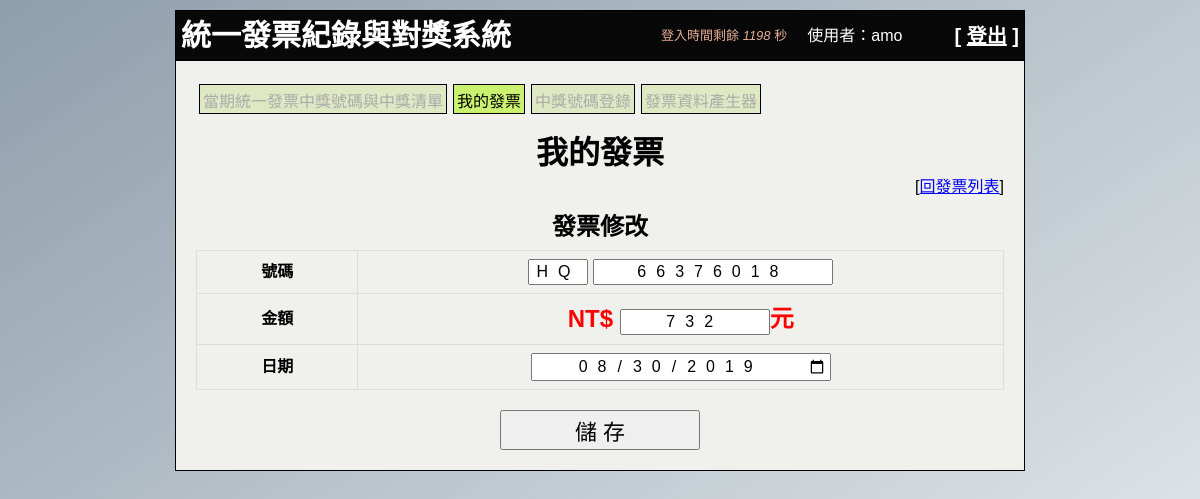
Screenshot of /myinvoice_edit.php?upk=270 (signed in) with the database file from the repository.
### tables this page shows
CREATE TABLE `user_invoice` (
  `pk` int(10) UNSIGNED NOT NULL,
  `user_data_pk` int(11) NOT NULL,
  `first_id` varchar(2) NOT NULL,
  `last_num` varchar(8) NOT NULL,
  `invoice_price` int(11) NOT NULL,
  `invoice_date` date NOT NULL,
  `credit_time` timestamp NOT NULL DEFAULT current_timestamp(),
  `modify_time` timestamp NOT NULL DEFAULT current_timestamp()
);

### include/_common.php (called while the page is built, shortened)
<?php
    function fun_testinput($datatestinput) {
        if (!empty($datatestinput)) {
            $datatestinput = trim($datatestinput);
            $datatestinput = stripslashes($datatestinput);
            $datatestinput = htmlspecialchars($datatestinput);
        } else {
            $datatestinput='';
        }
        return $datatestinput;
    }
?>

### myinvoice_edit.php (the view, shortened to what this page needs)
<?php
include_once 'include/_common.php';
if ($_SERVER["REQUEST_METHOD"] == "GET" && !empty($_GET["upk"])) {
  $upk = fun_testinput($_GET["upk"]);
  $sql="select * from user_invoice where user_data_pk = '". $_SESSION['userpk'] ."' and pk ='". $upk ."'";
  $data=$pdo->query($sql)->fetch(PDO::FETCH_ASSOC);
  if (!empty($data)) {
    $first_id=$data['first_id'];
    $last_num=$data['last_num'];
    $invoice_price=$data['invoice_price'];
    $invoice_date=$data['invoice_date'];
  }
}else{
  fun_alertmsg ('無此發票!!','myinvoice.php');
  exit;
}
?>
<!DOCTYPE html>
<html lang="zh-Hant-TW">
<head>
  <link rel="stylesheet" href="./css/style.css">
</head>
<body>
  <?php include_once 'include/_header.php';?>
  <div class="main">
    <div class="menu">
      <ul>
        <li class="b"><a href="main.php">當期統一發票中獎號碼與中獎清單</a></li>
        <li class="a">我的發票</li>
        <li class="b"><a href="winnum.php">中獎號碼登錄</a></li>
        <li class="b"><a href="invoice_autoproduce.php">發票資料產生器</a></li>
      </ul>
    </div>
    <div class="cont">
      <h1>我的發票</h1>
      <div class="backarea">[<a href="myinvoice.php">回發票列表</a>]</div>
      <h2>發票修改</h2>
      <form action="myinvoice_edit_api.php" method="post" onsubmit="return chk_myinvoice(this);">
      <table class="table-bordered">
         <tr>
          <th >號碼</th>
          <td ><input type="text" class="txt_first_id" id="first_id" name="first_id" maxlength="2" value="<?php echo $first_id?>"> <input type="text" class="txt_last_num" id="last_num" name="last_num" maxlength="8" value="<?php echo $last_num?>"></td>
         </tr>
         <tr>
          <th >金額</th>
          <td class="number">NT$ <input type="text" class="txt_invoice_price" id="invoice_price" name="invoice_price" maxlength="5" value="<?php echo $invoice_price?>">元</td>
         </tr>
         <tr>
          <th >日期</th>
          <td ><input type="date" class="txt_invoice_date" id="invoice_date" name="invoice_date" maxlength="10" value="<?php echo $invoice_date?>"></td>
         </tr>
       </table>
       <div class="win subarea"><input type="submit" value="儲 存"><input type="hidden" name="upk" value="<?php echo $upk?>"></div>
       </form>
    </div>
  </div>
</body>
</html>

### css/style.css (style rules this page uses)
* { box-sizing:border-box; margin:0; padding:0; font-family:"Microsoft JhengHei",Arial, Helvetica, sans-serif; list-style-type:none; }
body { background-attachment: fixed; background-image: linear-gradient(to bottom right, #8e9eab, #eef2f3); }
.main { width: 850px; margin: 0 auto 10px auto; border: 1px solid #000; padding: 20px; background: #f0f1ec; }
.menu li { height: 30px; border: 1px solid #000; background: #dee9c4; text-align: center; padding: 3px; margin: 3px; float:left; }
.menu li a { color:#acaaaa; text-decoration: none; }
.menu li.a,.menu li.b:hover { border: 1px solid #000; background: #cbf170; }
.cont h1 { text-align: center; margin:10px auto 0 auto; }
.cont h2 { text-align: center; margin:10px auto 0 auto; }
.cont table { border: 1px solid #ddd; border-collapse: collapse; border-spacing: 0; }
.cont .table-bordered { margin-top: 8px; margin-bottom: 20px; width: 100%; max-width: 100%; }
.cont .table-bordered th { width: 20%; }
.cont .table-bordered th, .cont .table-bordered td { border: 1px solid #ddd; padding: 8px; line-height: 1.42857143; vertical-align: middle !important; text-align: center !important; }
.cont .table-bordered td.number { color: red; font-size: 150%; font-weight: bold; }
.cont .table-bordered input[type='text'],.cont .table-bordered input[type='date'],.cont .table-bordered select { padding:2px 2px; font-size:16px; letter-spacing:10px; text-align:center; }
.cont .win input[type='submit'] { width:200px; padding:2px 2px; font-size:22px; text-align:center; cursor: pointer; }
.txt_first_id { width:60px; }
.txt_last_num { width:240px; }
.txt_invoice_price { width:150px; }
.txt_invoice_date { width:300px; }
.backarea { width:100%; text-align: right; }
.subarea { width:100%; text-align: center; }

### rows the page displays
user_invoice: first_id "HQ", last_num "66376018", invoice_price "732", invoice_date "08/30/2019"
